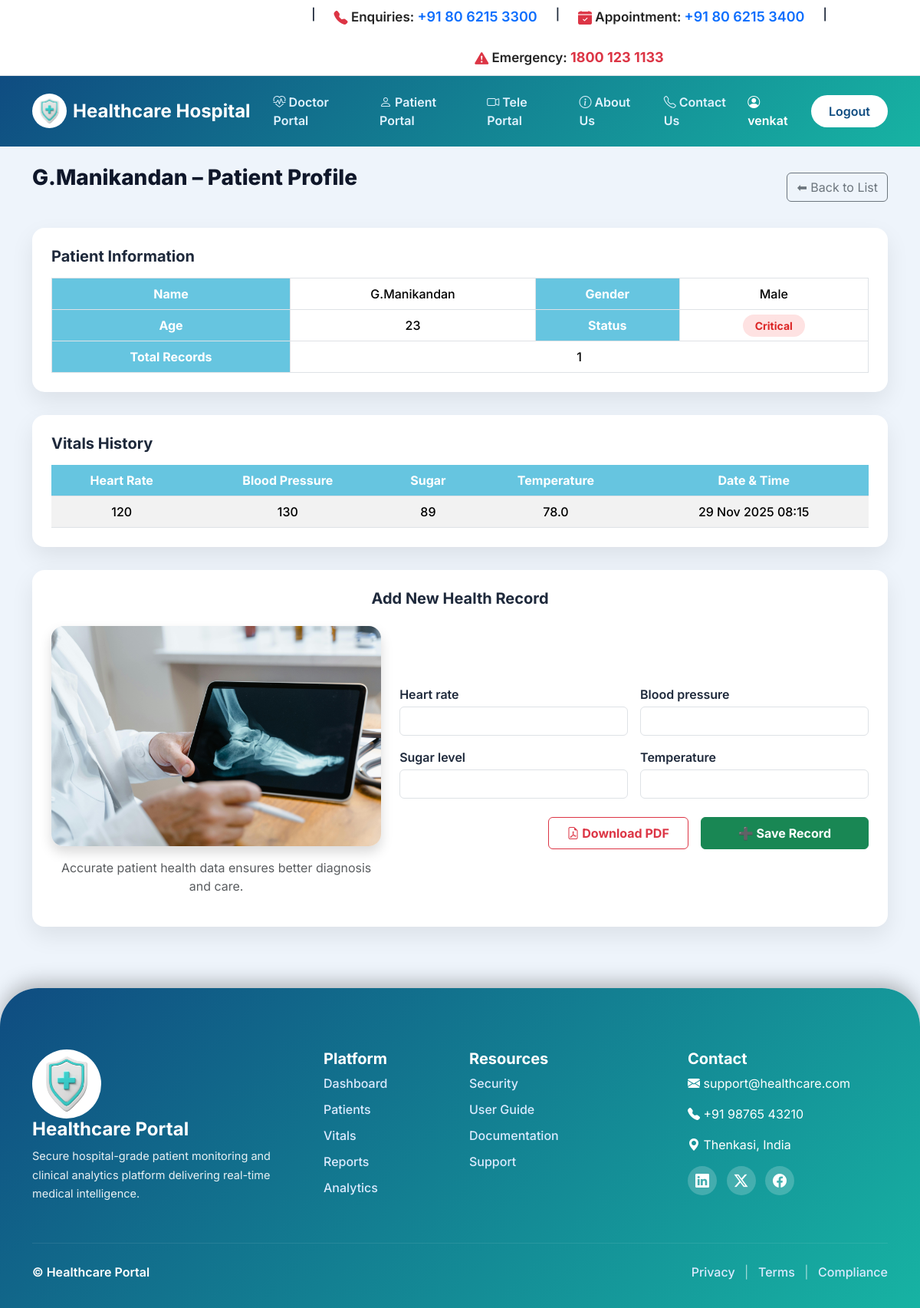
The page /patients/5/ (signed in) on the database its author committed.
### patients/models.py (models this page shows, shortened)
class Patient(models.Model):
    GENDER_CHOICES = [
        ('Male', 'Male'),
        ('Female', 'Female'),
        ('Other', 'Other')
    ]
    name = models.CharField(max_length=200)
    age = models.PositiveIntegerField()
    gender = models.CharField(max_length=10, choices=GENDER_CHOICES)
    contact = models.CharField(max_length=20)
    address = models.TextField()
    created_at = models.DateTimeField(default=timezone.now)

class HealthRecord(models.Model):
    patient = models.ForeignKey(Patient, on_delete=models.CASCADE)
    heart_rate = models.PositiveIntegerField()
    blood_pressure = models.CharField(max_length=50)
    sugar_level = models.PositiveIntegerField()
    temperature = models.FloatField()
    updated_at = models.DateTimeField(auto_now=True)

### patients/views.py (the view, shortened to what this page needs)
# urls.py: path('patients/<int:pk>/', views.patient_detail, name='patient_detail'),
def patient_detail(request, pk):
    if not request.session.get("logged_in"):
        return redirect("login")
    patient = get_object_or_404(Patient, pk=pk)
    records = HealthRecord.objects.filter(patient=patient).order_by('-updated_at')
    form = HealthForm()
    return render(request, "patient_detail.html", {
        "patient": patient,
        "records": records,
        "form": form
    })

### patients/forms.py
class HealthForm(forms.ModelForm):
    class Meta:
        model = HealthRecord
        fields = ['heart_rate', 'blood_pressure', 'sugar_level', 'temperature']
        widgets = {
            'heart_rate': forms.NumberInput(attrs={'class': 'form-control'}),
            'blood_pressure': forms.TextInput(attrs={'class': 'form-control'}),
            'sugar_level': forms.NumberInput(attrs={'class': 'form-control'}),
            'temperature': forms.NumberInput(attrs={'class': 'form-control'}),
        }

### patients/templates/patient_detail.html (shortened to what this page needs)
{% extends "base.html" %}
{% load static %}
{% block content %}
<div class="d-flex justify-content-between align-items-center mb-4">
    <h2 class="page-title">
        {{ patient.name }} – Patient Profile
    </h2>
    <a href="{% url 'patient_list' %}" class="btn btn-outline-secondary">
        ⬅ Back to List
    </a>
</div>
<div class="table-section">
    <h5 class="fw-bold mb-3">Patient Information</h5>
    <table class="table table-bordered mb-0">
        <tr>
            <th>Name</th>
            <td>{{ patient.name }}</td>
            <th>Gender</th>
            <td>{{ patient.gender }}</td>
        </tr>
        <tr>
            <th>Age</th>
            <td>{{ patient.age }}</td>
            <th>Status</th>
            <td>
                {% if records.last.heart_rate and records.last.heart_rate > 100 %}
                    <span class="status-badge status-critical">Critical</span>
                {% else %}
                    <span class="status-badge status-stable">Stable</span>
                {% endif %}
            </td>
        </tr>
        <tr>
            <th>Total Records</th>
            <td colspan="3">{{ records|length }}</td>
        </tr>
    </table>
</div>
<div class="table-section">
    <h5 class="fw-bold mb-3">Vitals History</h5>
    <div class="table-responsive">
        <table class="table table-striped table-hover mb-0">
            <thead>
                <tr>
                    <th>Heart Rate</th>
                    <th>Blood Pressure</th>
                    <th>Sugar</th>
                    <th>Temperature</th>
                    <th>Date & Time</th>
                </tr>
            </thead>
            <tbody>
                {% for r in records %}
                <tr>
                    <td>{{ r.heart_rate|default:"--" }}</td>
                    <td>{{ r.blood_pressure|default:"--" }}</td>
                    <td>{{ r.sugar_level|default:"--" }}</td>
                    <td>{{ r.temperature|default:"--" }}</td>
                    <td>{{ r.updated_at|date:"d M Y H:i" }}</td>
                </tr>
                {% empty %}
                <tr>
                    <td colspan="5" class="text-center text-muted">
                        No health records found
                    </td>
                </tr>
                {% endfor %}
            </tbody>
        </table>
    </div>
</div>
<div class="table-section">
    <h5 class="fw-bold mb-4 text-center">Add New Health Record</h5>
    <div class="row align-items-center g-4">
        <div class="col-lg-5 text-center">
            <img src="/static/images/pic17.jpg"
                 alt="Health Record"
                 class="img-fluid rounded-4 shadow"
                 style="max-height: 320px;">
            <p class="text-muted mt-3">
                Accurate patient health data ensures better diagnosis and care.
            </p>
        </div>
        <div class="col-lg-7">
            <form method="POST">
                <div class="row g-3">
                    {% for field in form %}
                    <div class="col-md-6">
                        <label class="fw-semibold mb-1">
                            {{ field.label }}
                        </label>
                        {{ field }}
                    </div>
                    {% endfor %}
                </div>
                <div class="d-flex justify-content-end gap-3 mt-4">
                  <a href="{% url 'patient_pdf' patient.id %}"
                    class="btn btn-outline-danger px-4 py-2 fw-bold">
                    <i class="bi bi-file-earmark-pdf"></i> Download PDF
                    </a>
                    <button type="submit"
                            class="btn btn-success px-5 py-2 fw-bold">
                        ➕ Save Record
                    </button>
                </div>
            </form>
        </div>
    </div>
</div>
{% endblock %}

### patients/templates/base.html (shortened to what this page needs)
{% load static %}
<!DOCTYPE html>
<html lang="en">
<head>
    <link href="https://cdn.jsdelivr.net/npm/bootstrap@5.3.3/dist/css/bootstrap.min.css" rel="stylesheet">
    <link href="https://cdn.jsdelivr.net/npm/bootstrap-icons@1.11.1/font/bootstrap-icons.css" rel="stylesheet">
</head>
<body>
<div class="top-header py-2 border-bottom">
  <div class="container">
    <div class="row align-items-center text-center text-lg-start">
      <div class="col-lg-9 mb-2 mb-lg-0">
        <div class="d-flex flex-wrap justify-content-center gap-4 small fw-semibold">
            |
          <span>
            <i class="bi bi-telephone-fill text-danger"></i>
            Enquiries: <span class="text-primary">+91 80 6215 3300</span>
          </span> |
          <span>
            <i class="bi bi-calendar-check-fill text-danger"></i>
            Appointment: <span class="text-primary">+91 80 6215 3400</span>
          </span>|
          <span>
            <i class="bi bi-exclamation-triangle-fill text-danger"></i>
            Emergency: <span class="text-danger fw-bold">1800 123 1133</span>
          </span>
        </div>
      </div>
    </div>
  </div>
</div>
<nav class="navbar navbar-expand-lg navbar-dark medical-navbar">
  <div class="container">
    <a class="navbar-brand d-flex align-items-center gap-2" href="{% url 'overview' %}">
      <img src="{% static 'images/name1.jpg' %}"
           style="width:45px;height:45px;border-radius:50%;background:#fff;padding:4px">
      Healthcare Hospital
    </a>
    <div class="collapse navbar-collapse" id="mainNavbar">
      <ul class="navbar-nav mx-auto">
        <li class="nav-item">
          <a class="nav-link" href="{% url 'doctor_portal' %}">
            <i class="bi bi-heart-pulse"></i> Doctor Portal
          </a>
        </li>
        <li class="nav-item">
          <a class="nav-link" href="{% url 'patient_portal' %}">
            <i class="bi bi-person"></i> Patient Portal
          </a>
        </li>
        <li class="nav-item">
          <a class="nav-link" href="{% url 'tele_portal' %}">
            <i class="bi bi-camera-video"></i> Tele Portal
          </a>
        </li>
        <li class="nav-item">
          <a class="nav-link" href="{% url 'about' %}">
            <i class="bi bi-info-circle"></i> About Us
          </a>
        </li>
        <li class="nav-item">
          <a class="nav-link" href="{% url 'contact' %}">
            <i class="bi bi-telephone"></i> Contact Us
          </a>
        </li>
      </ul>
      {% if user.is_authenticated %}
        <span class="text-white fw-semibold me-3">
          <i class="bi bi-person-circle"></i> {{ user.username }}
        </span>
        <a href="{% url 'logout' %}" class="btn btn-nav">Logout</a>
      {% else %}
        <a href="{% url 'login' %}" class="btn btn-nav">Login</a>
      {% endif %}
    </div>
  </div>
</nav>
<main class="container mt-4 mb-5">
    {% block content %}{% endblock %}
</main>
<footer class="medical-footer">
  <div class="container">
    <div class="row gy-4">
      <div class="col-lg-4">
        <div class="footer-brand">
          <img src="{% static 'images/name1.jpg' %}">
          <h4>Healthcare Portal</h4>
          <p>
            Secure hospital-grade patient monitoring and clinical analytics
            platform delivering real-time medical intelligence.
          </p>
        </div>
      </div>
      <div class="col-lg-2 col-md-6">
        <h5>Platform</h5>
        <ul>
          <li><a href="{% url 'overview' %}">Dashboard</a></li>
          <li><a href="#">Patients</a></li>
          <li><a href="#">Vitals</a></li>
          <li><a href="#">Reports</a></li>
          <li><a href="#">Analytics</a></li>
        </ul>
      </div>
      <div class="col-lg-3 col-md-6">
        <h5>Resources</h5>
        <ul>
          <li><a href="#">Security</a></li>
          <li><a href="#">User Guide</a></li>
          <li><a href="#">Documentation</a></li>
          <li><a href="#">Support</a></li>
        </ul>
      </div>
      <div class="col-lg-3">
        <h5>Contact</h5>
        <p><i class="bi bi-envelope-fill"></i> support@healthcare.com</p>
        <p><i class="bi bi-telephone-fill"></i> +91 98765 43210</p>
        <p><i class="bi bi-geo-alt-fill"></i> Thenkasi, India</p>
        <div class="footer-social mt-2">
          <a href="#"><i class="bi bi-linkedin"></i></a>
          <a href="#"><i class="bi bi-twitter-x"></i></a>
          <a href="#"><i class="bi bi-facebook"></i></a>
        </div>
      </div>
    </div>
    <hr>
    <div class="footer-bottom">
      <p>© {{ now|date:"Y" }} Healthcare Portal</p>
      <div class="footer-bottom-links">
        <a href="#">Privacy</a>
        <span>|</span>
        <a href="#">Terms</a>
        <span>|</span>
        <a href="#">Compliance</a>
      </div>
    </div>
  </div>
</footer>
</body>
</html>

### patients/templates/base.html (style rules this page uses)
:root { --primary:#0f4c81; --accent:#17b3a3; --dark:#0f172a; --light:#f8fafc; --glass:rgba(255,255,255,.95); }
body { background:#eef4fb; font-family:'Inter','Segoe UI',sans-serif; color:#1e293b; }
.top-header { background-color: #ffffff; font-size: 17px; }
.top-header span { font-size: 17px; color: #222; }
.top-header i { font-size: 18px; vertical-align: middle; }
.top-header .text-primary { font-size: 18px; font-weight: 600; }
.top-header .text-danger { font-size: 18px; font-weight: 700; }
.top-header .fw-semibold { gap: 16px; }
.medical-navbar { background:linear-gradient(135deg,var(--primary),var(--accent)); padding:14px 0; position:sticky; top:0; z-index:1200; }
.navbar-brand { font-size:24px; font-weight:700; }
.nav-link { color:#e0f2fe !important; font-weight:600; margin:0 6px; }
.btn-nav { background:#fff; color:var(--primary); border-radius:30px; padding:8px 22px; font-weight:600; }
main { min-height:70vh; }
.medical-footer { background:linear-gradient(135deg,var(--primary),var(--accent)); color:#fff; padding:80px 0 35px; margin-top:80px; border-top-left-radius:50px; border-top-right-radius:50px; box-shadow:0 -8px 25px rgba(0,0,0,.25); }
.medical-footer h4, .medical-footer h5 { font-weight:700; }
.medical-footer ul { list-style:none; padding:0; }
.medical-footer ul li { margin-bottom:10px; }
.medical-footer a { color:#dbeafe; text-decoration:none; font-weight:500; }
.footer-brand img { width:90px; height:90px; border-radius:50%; background:#fff; padding:4px; }
.footer-brand p { opacity:.9; font-size:14.5px; line-height:1.7; }
.footer-social a { display:inline-flex; align-items:center; justify-content:center; width:38px; height:38px; border-radius:50%; background:rgba(255,255,255,.2); margin-right:8px; color:#fff; font-size:18px; transition:.3s; }
.medical-footer hr { border-color:rgba(255,255,255,.35); margin:35px 0 25px; }
.footer-bottom { display:flex; justify-content:space-between; align-items:center; flex-wrap:wrap; gap:12px; }
.footer-bottom p { margin:0; font-weight:600; }
.footer-bottom-links span { margin:0 8px; opacity:.6; }

### patients/templates/patient_detail.html (style rules this page uses)
.page-title { font-size: 28px; font-weight: 800; margin-bottom: 25px; color: #0f172a; }
.table-section { background: #ffffff; border-radius: 16px; padding: 25px; box-shadow: 0 12px 30px rgba(0,0,0,0.08); margin-bottom: 30px; }
.table th { background: #66c5e0; color: #ffffff; font-weight: 700; text-align: center; vertical-align: middle; }
.table td { text-align: center; vertical-align: middle; font-weight: 500; }
.status-badge { padding: 6px 16px; border-radius: 30px; font-weight: 700; font-size: 14px; }
.status-critical { background: #fee2e2; color: #dc2626; }

### rows shown on the page
Patient: name "G.Manikandan", gender "Male", age "23"
HealthRecord: heart_rate "120", blood_pressure "130", sugar_level "89", temperature "78.0", updated_at "29 Nov 2025 08:15"

### other values the page prints
{{ user.username }} "venkat"
{{ records|length }} "1"
{{ field.label }} "Heart rate" "Blood pressure" "Sugar level" "Temperature"
